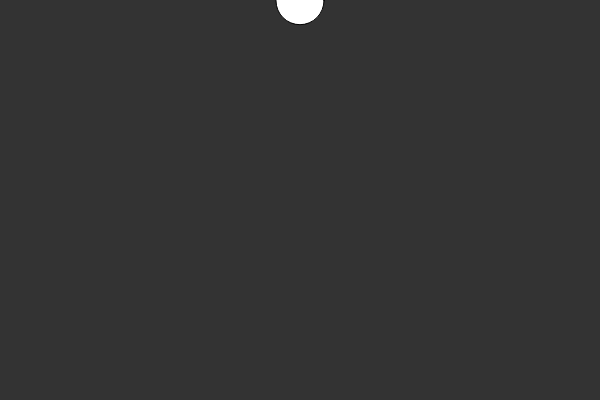
Frame 1 (no input)
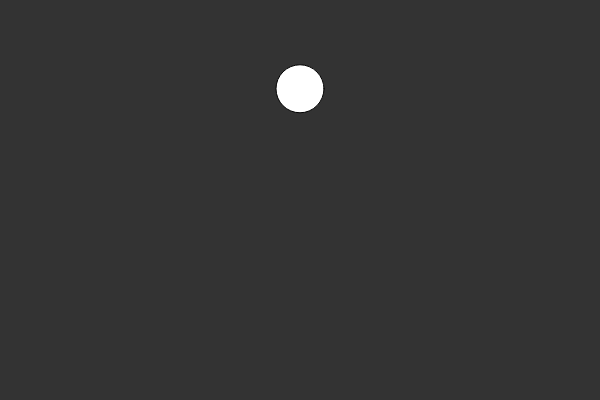
Frame 60 (no input)
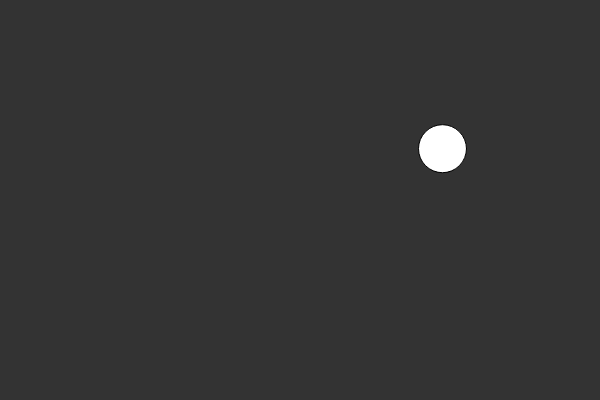
Frame 120 (the mouse pressed at the canvas centre since frame 60)

The p5.js sketch that drew these frames (run headless with seeded random() and noise() and a simulated clock; from frame 60 on, the mouse is pressed at the canvas centre):

// p5.js sketch
// ── sketch.js
var w

function setup() {
  createCanvas(600, 400)
  dir = 0
  w = new Walker()
}

function draw() {
  background(51)
  w.update()
  w.edges()
  w.display()
}

function mousePressed(){
  var wind=createVector(1, 0)
  w.apply(wind)
}

// ── Walker.js
function Walker() {
  this.pos=createVector(width/2, 0);
  this.vel=createVector(0, 0);
  this.acc=createVector(0, 0.7);
  this.display = function() {
    fill(255);
    ellipse(this.pos.x, this.pos.y, 48, 48);
  }

  this.edges=function(){
    if(this.pos.y>height){
      this.pos.y=height
      this.vel.y*=-0.9;
    }
    if(this.pos.x>width){
      this.pos.x=width
      this.vel.x*=-0.9
    }
  }
  this.update=function(){
    this.vel.add(this.acc);
    this.pos.add(this.vel);
  }

  this.apply=function(force){
    this.acc.add(force)
  }
}

// ── particle.js
// Classe Particle
function Particle() {
  // Vettore per la posizione
  this.pos = createVector(width / 2, 0)
  // Vettore per la velocità
  this.vel = createVector(0, 0)
  // Vettore per l'accellerazione
  this.acc = createVector(0, 0.7)

  // Funzione per mostrare la Particella
  this.display = function () {
    fill(255)
    ellipse(this.pos.x, this.pos.y, 48, 48)
  }

  // Funzioni per i casi in cui la Particella si trova ai bordi dello schermo
  this.edges = function () {
    if (this.pos.y > height) {
      this.pos.y = height
      this.vel.y *= -0.9
    }
    if (this.pos.x > width) {
      this.pos.x = width
      this.vel.x *= -0.9
    }
    if (this.pos.x < 0) {
      this.pos.x = 0
      this.vel.x *= -0.9
    }
  }

  // Funzione per aggiornare la posizione della Particella
  this.update = function () {
    this.vel.add(this.acc)
    this.pos.add(this.vel)
  }

  // Funzione per applicare una funzione all'oggetto
  this.apply = function (force) {
    this.acc.add(force)
  }
}
